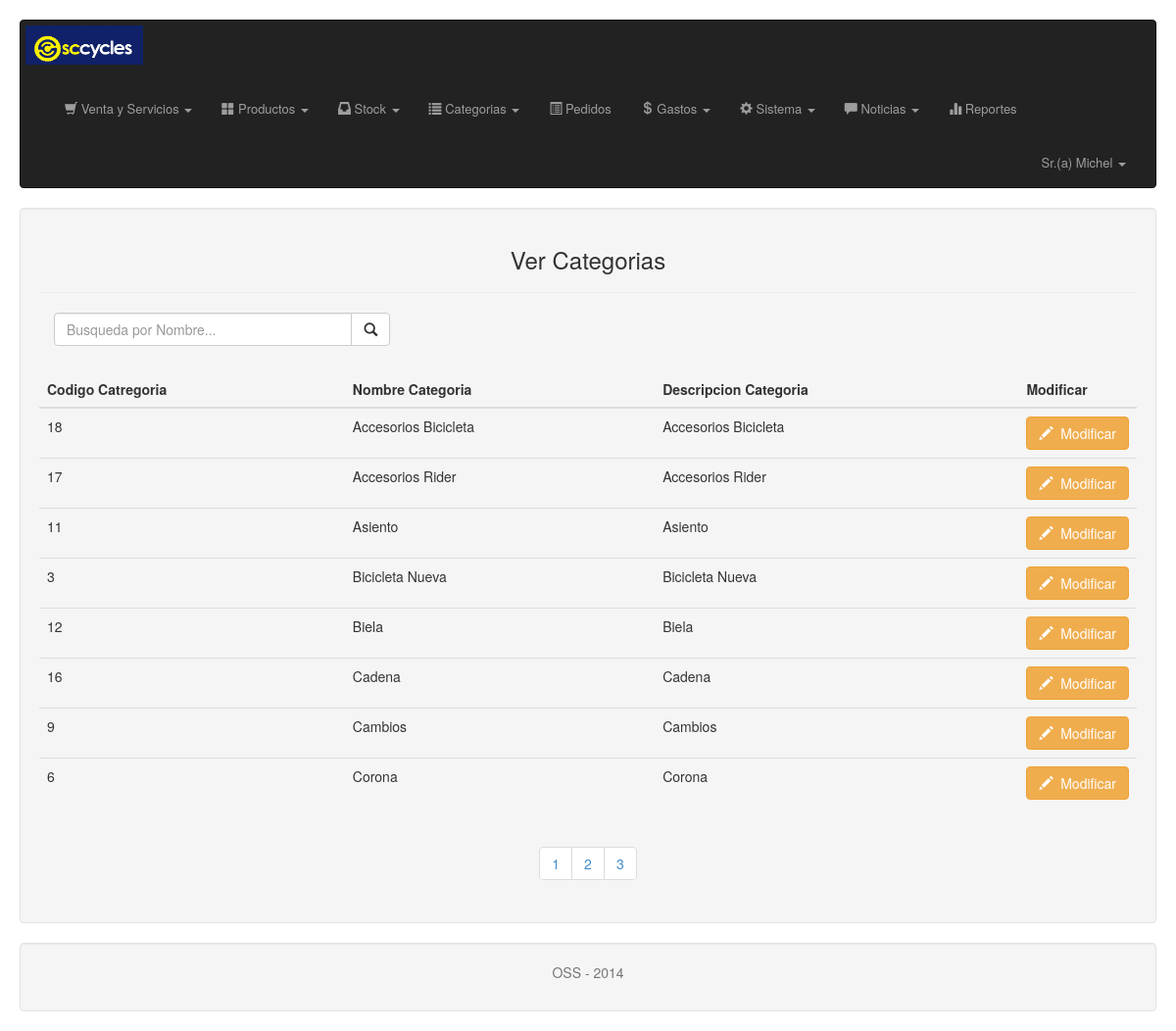
Screenshot of /admin/vista/vista_ver_categorias.php (signed in) with the database file from the repository.
### tables this page shows
CREATE TABLE Categorias
(
  cat_id Int NOT NULL AUTO_INCREMENT,
  cat_nombre Varchar(50) NOT NULL,
  cat_descripcion Varchar(100),
 PRIMARY KEY (cat_id)
);

### admin/modelo/modelo_categorias.php (called while the page is built, shortened)
<?php
function conectar()
{
    $link=mysql_connect('localhost','root','') or die("Error en la Conexion.");
    return $link;
}
function muestraCategorias()
{
    $link=conectar();
    $a=array();
    $x=0;
    $sql=("SELECT * FROM categorias ORDER BY cat_nombre ASC");
    $res=mysql_query($sql, $link) or die("Error en: $sql: " . mysql_error());
    while($f=mysql_fetch_assoc($res))
    {
        $a[$x]=$f;
        $x++;
    }
    return $a;
}
?>

### admin/vista/vista_ver_categorias.php (the view, shortened to what this page needs)
<?php
include_once('../modelo/modelo_categorias.php');
$res = muestraCategorias();
?>
<!DOCTYPE html>
<html lang="en">
  <head>
    <link rel="stylesheet" type="text/css" href="../css/bootstrap.css"  />
 </head>
  <body>
  <?php include($_SESSION['header']);  ?>
          <div class="well" style="height:auto;">
           <h3 class="text-center">Ver Categorias</h3><hr>
           <form id="iform" name="iform">
            <div class="col-xs-6 col-md-4">
            <div class="input-group">
            <input type="text" id="txt_consulta" name="txt_consulta" class="form-control" placeholder="Busqueda por Nombre..." required/>
                <div class="input-group-btn">
                 <button type="submit" class="btn btn-default" id="btn_consulta">
                  <span class="glyphicon glyphicon-search"></span>
                  </button>
                </div>
            </div>
          </div>
           </form>
           <br>
           <br>
           <br>
           <table class="table">
            <thead>
                    <tr>
                        <th>
                            Codigo Catregoria
                        </th>
                        <th>
                             Nombre Categoria
                        </th>
                         <th>
                             Descripcion Categoria
                        </th>
                        <th>
                            Modificar
                        </th>
                    </tr>
            </thead>
             <tbody>
             <?php
             if(isset($_GET['txt_consulta']))
             {
                 $res2 = muestraCategoriaCod($_GET['txt_consulta']);
                 foreach ($res2 as $f) { ?>
                     <tr class="post">
                         <th style="font-weight:100"><?php echo $f['cat_id']; ?></th>
                         <th style="font-weight:100"><?php echo $f['cat_nombre']; ?></th>
                         <th style="font-weight:100"><?php echo $f['cat_descripcion']; ?></th>
                         <th width="30px"><a href="vista_ver_categorias.php?codigo=<?php print($f['cat_id'])?>" class="btn btn-warning"><span class="glyphicon glyphicon-pencil"></span>&nbsp Modificar</a></th>
                     </tr>
                 <?php
                 }
             }
             else
             {
             ?>
             <?php if($res==true) { ?>
             <?php
             foreach($res as $f)
             {
                 ?>
                 <tr class="post">
                     <th style="font-weight:100"><?php echo $f['cat_id']; ?></th>
                     <th style="font-weight:100"><?php echo $f['cat_nombre']; ?></th>
                     <th style="font-weight:100"><?php echo $f['cat_descripcion']; ?></th>
                     <th width="30px"><a href="vista_ver_categorias.php?codigo=<?php print($f['cat_id'])?>" class="btn btn-warning"><span class="glyphicon glyphicon-pencil"></span>&nbsp Modificar</a></th>
                 </tr>
             <?php
             }
             ?>
             </tbody>
               <?php }
               else
               {
                   echo ("<tr><td><h4>&nbsp;&nbsp;&nbsp;No hay categorias</h4></td></tr>");
               }   }?>
           </table>
              <?php include('/includes/paginador.php');  ?>
              <?php include('/includes/footer.php');  ?>
  </body>
</html>

### admin/vista/includes/header_superadmin.php (shortened to what this page needs)
<nav class="navbar navbar-inverse" role="navigation">
    <div class="container-fluid">
        <div class="navbar-header">
            <a class="navbar-brand" href="vista_inicio_admin.php">
                <img alt="Brand" src="../img/logo.png" style="width:120px;height:40px;">
            </a>
        </div>
        <div class="collapse navbar-collapse" id="bs-example-navbar-collapse-1" style="font-size: 13px;">
            <ul class="nav navbar-nav">
                <li class="dropdown">
                    <a href="#" class="dropdown-toggle" data-toggle="dropdown" role="button" aria-expanded="false"> <span class="glyphicon glyphicon-shopping-cart"></span> Venta y Servicios <span class="caret"></span></a>
                </li>
                <li class="dropdown">
                    <a href="#" class="dropdown-toggle" data-toggle="dropdown" role="button" aria-expanded="false"> <span class="glyphicon glyphicon-th-large"></span> Productos <span class="caret"></span></a>
                </li>
                <li class="dropdown">
                    <a href="#" class="dropdown-toggle" data-toggle="dropdown" role="button" aria-expanded="false"> <span class="glyphicon glyphicon-inbox"></span> Stock <span class="caret"></span></a>
                </li>
                <li class="dropdown">
                    <a href="#" class="dropdown-toggle" data-toggle="dropdown" role="button" aria-expanded="false"> <span class="glyphicon glyphicon-list"></span> Categorias <span class="caret"></span></a>
                </li>
                <li> <a href="vista_pedidos.php"><span class="glyphicon glyphicon-list-alt"></span> Pedidos </a></li>
                <li class="dropdown">
                    <a href="#" class="dropdown-toggle" data-toggle="dropdown" role="button" aria-expanded="false"> <span class="glyphicon glyphicon-usd"></span> Gastos <span class="caret"></span></a>
                </li>
                <li class="dropdown">
                    <a href="#" class="dropdown-toggle" data-toggle="dropdown" role="button" aria-expanded="false"> <span class="glyphicon glyphicon-cog"></span> Sistema <span class="caret"></span></a>
                </li>
                <li class="dropdown">
                    <a href="#" class="dropdown-toggle" data-toggle="dropdown" role="button" aria-expanded="false"> <span class="glyphicon glyphicon-comment"></span> Noticias <span class="caret"></span></a>
                </li>
                <li>
                 <a href="reportes.php"><span class="glyphicon glyphicon-stats"></span> Reportes</a>
                </li>
            </ul>
            <ul class="nav navbar-nav navbar-right">
                <li class="dropdown">
                    <a class="dropdown-toggle" data-toggle="dropdown" role="button" aria-expanded="false">Sr.(a) <?php echo $_SESSION['usu_nombre']; ?> <span class="caret"></span></a>
                </li>
            </ul>
        </div>
    </div>
</nav>

### admin/vista/includes/paginador.php
<nav class="paginate text-center">
 </nav>
  </div>

### admin/vista/includes/footer.php
<section>
         <footer>
       <div class="well">
         <p class="text-muted" align="center">OSS - 2014</p>
   </div>
     </footer>
      </section>

### rows the page displays
categorias: cat_id "18", cat_nombre "Accesorios Bicicleta", cat_descripcion "Accesorios Bicicleta"
categorias: cat_id "17", cat_nombre "Accesorios Rider", cat_descripcion "Accesorios Rider"
categorias: cat_id "11", cat_nombre "Asiento", cat_descripcion "Asiento"
categorias: cat_id "3", cat_nombre "Bicicleta Nueva", cat_descripcion "Bicicleta Nueva"
categorias: cat_id "12", cat_nombre "Biela", cat_descripcion "Biela"
categorias: cat_id "16", cat_nombre "Cadena", cat_descripcion "Cadena"
categorias: cat_id "9", cat_nombre "Cambios", cat_descripcion "Cambios"
categorias: cat_id "6", cat_nombre "Corona", cat_descripcion "Corona"

### other values shown
$_SESSION['usu_nombre'] "Michel"
